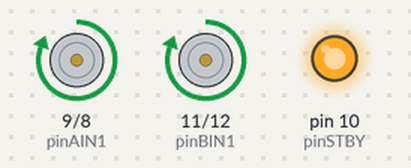
A sketch run on a simulated Arduino Uno, built with avr-gcc and run on an emulated ATmega328P. On the bench: motor-driver pin pairs drawn as motors (green arrow = first pin HIGH = forward, orange = second pin HIGH = backward, longer = more drive, scaled by the enable pin, stopped while the standby pin is LOW), output pins drawn as LEDs (lit = HIGH).

Above: at 1.0 s.
At 5.2 s:
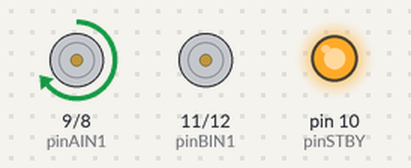
At 6.5 s:
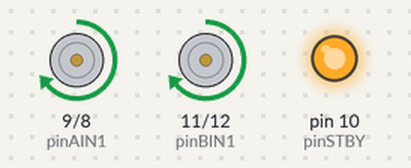
At 8.7 s:
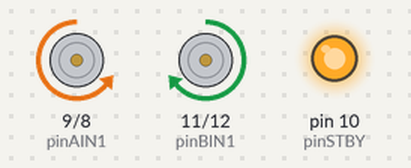
At 12.2 s:
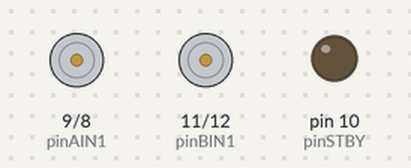
At 17.7 s:
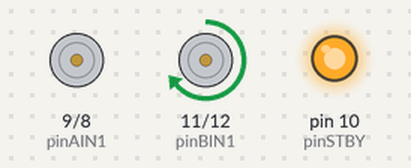
Timing chart, 0 to 19.2 s (numbered marks = the images above):
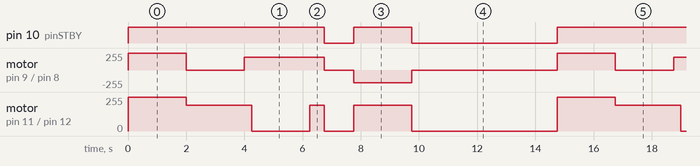

The sketch:

ARDUINO_TBN6612FNG_MOTOR.ino
```cpp
/*Sparkfun TB6612FNG 1A Arduino UNO R3 MOTOR SÜRÜCÜ


ARDUINO BAGLANTI PİNLERİ:
- Pin 3 ---> PWMA
- Pin 8 ---> AIN2
- Pin 9 ---> AIN1
- Pin 10 ---> STBY
- Pin 11 ---> BIN1
- Pin 12 ---> BIN2
- Pin 5 ---> PWMB

- Motor 1: A01 and A02
- Motor 2: B01 and B02

*/

//PIN TANIMLARI

//Motor 1
int pinAIN1 = 9; //YÖN
int pinAIN2 = 8; //YÖN
int pinPWMA = 3; //HIZ PWM DARBE SİNYALİ

//Motor 2
int pinBIN1 = 11; //YÖN
int pinBIN2 = 12; //YÖN
int pinPWMB = 5; //HIZ PWM DARBE SİNYALİ

// BEKLEME MODU PIN
int pinSTBY = 10;

// MOTOR SURUCU FONKSİYONLARI
static boolean turnCW = 0;  //
static boolean turnCCW = 1; //
static boolean motor1 = 0;  //
static boolean motor2 = 1;  //


void setup()
{
//MOTOR PIN AYARLARI ÇIKIŞLAR
  pinMode(pinPWMA, OUTPUT);
  pinMode(pinAIN1, OUTPUT);
  pinMode(pinAIN2, OUTPUT);

  pinMode(pinPWMB, OUTPUT);
  pinMode(pinBIN1, OUTPUT);
  pinMode(pinBIN2, OUTPUT);

  pinMode(pinSTBY, OUTPUT);

}

void loop()
{

  //HER İKİ MOTORDA TAM HIZ DÖNÜŞ
  motorDrive(motor1, turnCW, 255);
  motorDrive(motor2, turnCW, 255);

  //2 SANİYE BEKLEME YAP
  delay(2000);

  //Motor1 DURDU , Motor2 YAVAŞ HIZ
  motorStop(motor1);
  motorDrive(motor2, turnCW, 192);

  // 2 SANİYE BEKLEME YAP
  delay(2000);

  // Motor2 DUR, Motor1 YAVAŞ HIZ
  motorDrive(motor1, turnCW, 192);
  delay(250);
  motorStop(motor2);

  // 2 SANİYE
  delay(2000);

   motorDrive(motor2, turnCW, 192);
  delay(500);

  //MOTORLAR BEKLMEDE
  motorsStandby();
  delay(1000);

  //Motor2 İLERİ, Motor1 TERS YNDE DÖNDÜR
  motorDrive(motor1, turnCCW, 192);
  motorDrive(motor2, turnCW, 192);

  //2 SANİYE BEKLEME
  delay(2000);


  //FREN VE BEKLEME
  motorBrake(motor1);
  motorBrake(motor2);
  motorsStandby();

  // 5 SANİYE VE TEKRAR DONGUYÜ TEKRARLA
  delay(5000);

}

void motorDrive(boolean motorNumber, boolean motorDirection, int motorSpeed)
{
  /*
  This Drives a specified motor, in a specific direction, at a specified speed:
    - motorNumber: motor1 or motor2 ---> Motor 1 or Motor 2
    - motorDirection: turnCW or turnCCW ---> clockwise or counter-clockwise
    - motorSpeed: 0 to 255 ---> 0 = stop / 255 = fast
  */

  boolean pinIn1;  //Relates to AIN1 or BIN1 (depending on the motor number specified)


//Specify the Direction to turn the motor
  //Clockwise: AIN1/BIN1 = HIGH and AIN2/BIN2 = LOW
  //Counter-Clockwise: AIN1/BIN1 = LOW and AIN2/BIN2 = HIGH
  if (motorDirection == turnCW)
    pinIn1 = HIGH;
  else
    pinIn1 = LOW;

//Select the motor to turn, and set the direction and the speed
  if(motorNumber == motor1)
  {
    digitalWrite(pinAIN1, pinIn1);
    digitalWrite(pinAIN2, !pinIn1);  //This is the opposite of the AIN1
    analogWrite(pinPWMA, motorSpeed);
  }
  else
  {
    digitalWrite(pinBIN1, pinIn1);
    digitalWrite(pinBIN2, !pinIn1);  //This is the opposite of the BIN1
    analogWrite(pinPWMB, motorSpeed);
  }


//Finally , make sure STBY is disabled - pull it HIGH
  digitalWrite(pinSTBY, HIGH);

}

void motorBrake(boolean motorNumber)
{
/*
This "Short Brake"s the specified motor, by setting speed to zero
*/

  if (motorNumber == motor1)
    analogWrite(pinPWMA, 0);
  else
    analogWrite(pinPWMB, 0);

}


void motorStop(boolean motorNumber)
{
  /*
  This stops the specified motor by setting both IN pins to LOW
  */
  if (motorNumber == motor1) {
    digitalWrite(pinAIN1, LOW);
    digitalWrite(pinAIN2, LOW);
  }
  else
  {
    digitalWrite(pinBIN1, LOW);
    digitalWrite(pinBIN2, LOW);
  }
}


void motorsStandby()
{
  /*
  This puts the motors into Standby Mode
  */
  digitalWrite(pinSTBY, LOW);
}
```

Measured:
- by itself, pin 10 (pinSTBY): repeats every 14.8 s: LOW 1.0 s, HIGH 2.0 s, LOW 5.0 s, HIGH 6.8 s
- by itself, motor on pin 9 (pinAIN1) / pin 8 (pinAIN2): repeats every 14.8 s: stopped 2.0 s, forward 192/255 2.8 s, stopped 1.0 s, backward 192/255 2.0 s, stopped 5.0 s, forward 255/255 2.0 s
- by itself, motor on pin 11 (pinBIN1) / pin 12 (pinBIN2): repeats every 14.8 s: forward 192/255 2.3 s, stopped 2.0 s, forward 192/255 0.50 s, stopped 1.0 s, forward 192/255 2.0 s, stopped 5.0 s, forward 255/255 2.0 s
